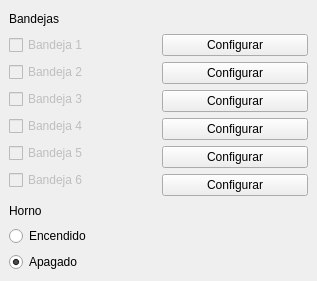
<?xml version="1.0" encoding="UTF-8"?>
<ui version="4.0">
 <class>VentanaHorno</class>
 <widget class="QMainWindow" name="VentanaHorno">
  <property name="geometry">
   <rect>
    <x>0</x>
    <y>0</y>
    <width>317</width>
    <height>281</height>
   </rect>
  </property>
  <property name="minimumSize">
   <size>
    <width>317</width>
    <height>281</height>
   </size>
  </property>
  <property name="maximumSize">
   <size>
    <width>317</width>
    <height>281</height>
   </size>
  </property>
  <property name="windowTitle">
   <string>Horno</string>
  </property>
  <property name="windowIcon">
   <iconset resource="imagenes.qrc">
    <normaloff>:/imagenes/Imagenes/iconoHorno.png</normaloff>:/imagenes/Imagenes/iconoHorno.png</iconset>
  </property>
  <widget class="QWidget" name="centralwidget">
   <layout class="QVBoxLayout" name="verticalLayout_4">
    <item>
     <widget class="QLabel" name="labelBandejas">
      <property name="text">
       <string>Bandejas</string>
      </property>
     </widget>
    </item>
    <item>
     <layout class="QHBoxLayout" name="horizontalLayout">
      <item>
       <layout class="QVBoxLayout" name="verticalLayout">
        <item>
         <widget class="QCheckBox" name="checkBandeja1">
          <property name="enabled">
           <bool>false</bool>
          </property>
          <property name="text">
           <string>Bandeja 1</string>
          </property>
          <property name="checked">
           <bool>false</bool>
          </property>
         </widget>
        </item>
        <item>
         <widget class="QCheckBox" name="checkBandeja2">
          <property name="enabled">
           <bool>false</bool>
          </property>
          <property name="text">
           <string>Bandeja 2</string>
          </property>
          <property name="checked">
           <bool>false</bool>
          </property>
         </widget>
        </item>
        <item>
         <widget class="QCheckBox" name="checkBandeja3">
          <property name="enabled">
           <bool>false</bool>
          </property>
          <property name="text">
           <string>Bandeja 3</string>
          </property>
         </widget>
        </item>
        <item>
         <widget class="QCheckBox" name="checkBandeja4">
          <property name="enabled">
           <bool>false</bool>
          </property>
          <property name="text">
           <string>Bandeja 4</string>
          </property>
         </widget>
        </item>
        <item>
         <widget class="QCheckBox" name="checkBandeja5">
          <property name="enabled">
           <bool>false</bool>
          </property>
          <property name="text">
           <string>Bandeja 5</string>
          </property>
         </widget>
        </item>
        <item>
         <widget class="QCheckBox" name="checkBandeja6">
          <property name="enabled">
           <bool>false</bool>
          </property>
          <property name="text">
           <string>Bandeja 6</string>
          </property>
         </widget>
        </item>
       </layout>
      </item>
      <item>
       <layout class="QVBoxLayout" name="verticalLayout_2">
        <item>
         <widget class="QPushButton" name="configurarBandeja1">
          <property name="text">
           <string>Configurar</string>
          </property>
         </widget>
        </item>
        <item>
         <widget class="QPushButton" name="configurarBandeja2">
          <property name="text">
           <string>Configurar</string>
          </property>
         </widget>
        </item>
        <item>
         <widget class="QPushButton" name="configurarBandeja3">
          <property name="text">
           <string>Configurar</string>
          </property>
         </widget>
        </item>
        <item>
         <widget class="QPushButton" name="configurarBandeja4">
          <property name="text">
           <string>Configurar</string>
          </property>
         </widget>
        </item>
        <item>
         <widget class="QPushButton" name="configurarBandeja5">
          <property name="text">
           <string>Configurar</string>
          </property>
         </widget>
        </item>
        <item>
         <widget class="QPushButton" name="configurarBandeja6">
          <property name="text">
           <string>Configurar</string>
          </property>
         </widget>
        </item>
       </layout>
      </item>
     </layout>
    </item>
    <item>
     <widget class="QLabel" name="labelHorno">
      <property name="minimumSize">
       <size>
        <width>299</width>
        <height>15</height>
       </size>
      </property>
      <property name="text">
       <string>Horno</string>
      </property>
     </widget>
    </item>
    <item>
     <layout class="QVBoxLayout" name="verticalLayout_3">
      <item>
       <widget class="QRadioButton" name="encendido">
        <property name="text">
         <string>Encendido</string>
        </property>
       </widget>
      </item>
      <item>
       <widget class="QRadioButton" name="apagado">
        <property name="text">
         <string>Apagado</string>
        </property>
        <property name="checked">
         <bool>true</bool>
        </property>
       </widget>
      </item>
     </layout>
    </item>
   </layout>
  </widget>
 </widget>
 <resources>
  <include location="imagenes.qrc"/>
 </resources>
 <connections/>
</ui>
